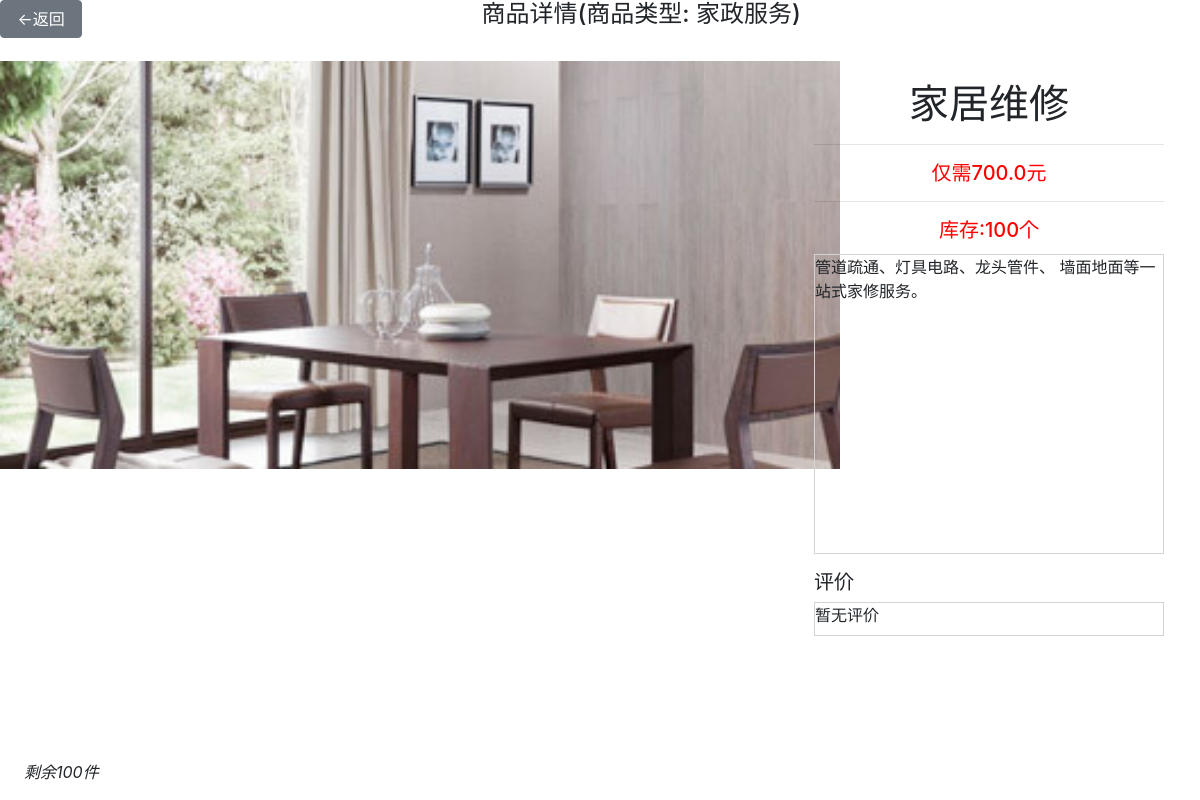
Page /merchant/goodsDetails/1/ (signed in) on the committed database.
### merchant/models.py (models this page shows)
class Goods(models.Model):
    id = models.AutoField(primary_key='True')
    merchID = models.IntegerField()
    goodsName = models.CharField(max_length=32)
    image = models.CharField(max_length=128)
    price = models.FloatField(default=0.0)
    type = models.CharField(max_length=32)
    num = models.IntegerField()
    description = models.TextField('商品描述', max_length=255)
    goodsSta = models.IntegerField(default=0)
    frozen = models.IntegerField(default=0)

### merchant/views.py (the view)
# urls.py: path('merchant/goodsDetails/<int:goodsID>/', views.goodsDetails),
@login_required
def goodsDetails(request, goodsID):
    commentList = CommentonGood.objects.filter(goodsID=goodsID)
    customerList = Customer.objects.none()
    for comment in commentList:
        customerList = customerList | Customer.objects.filter(id=comment.cusID)
        c = Customer.objects.all()
    context = dict()
    goodsList = Goods.objects.filter(id=goodsID)
    context['commentList'] = commentList
    context['goods'] = goodsList[0]
    return render(request, 'goodsDetails.html', context)

### merchant/templates/goodsDetails.html (shortened to what this page needs)
<!DOCTYPE html>
<html lang="en">
<head>
    <link rel="stylesheet" href="https://cdn.jsdelivr.net/npm/bootstrap@4.5.0/dist/css/bootstrap.min.css">
    {% load static %}
</head>
<body>
<span>
    <a class="btn btn-secondary" href="/merchant/merchantHome/" style="float: left">&nbsp;<-返回&nbsp;</a>
    <h4 style="text-align: center;">商品详情(商品类型: {{ goods.type }})</h4>
</span>
<br>
<div>
     <div style="border: 30px">
        <img width="70%" src="{% static goods.image %}" style="float: left">
    </div>
    <div style="position: absolute; top: 10%; right: 3%">
        <h1 style="text-align: center">{{ goods.goodsName }}</h1>
        <hr>
        <h5 style="color: red; text-align: center" class="card-title">仅需{{ goods.price }}元</h5>
        <hr>
        <h5 style="color: red; text-align: center" class="card-title">库存:{{ goods.num }}个</h5>
        <p  style="border: solid 1px lightgray; width: 350px; height: 300px; word-wrap: break-word; overflow: paged-y">{{ goods.description }}</p>
        <h5>评价</h5>
        <div style="border: solid 1px lightgray;">
            {% for common in commentList %}
                <p style="width: 350px; height: 200px; word-wrap: break-word; overflow: paged-y">{{ common.content }}</p>
                {% empty %}
                <label style="text-align: center">暂无评价</label>
            {% endfor %}
        </div>
    </div>
     <i style="position: absolute; bottom: 2%; left: 2%;">剩余{{ goods.num }}件</i>
</div>
</body>
</html>

### rows in the picture
Goods: type "家政服务", image (picture), goodsName "家居维修", price "700.0", num "100", description "管道疏通、灯具电路、龙头管件、 墙面地面等一站式家修服务。"
